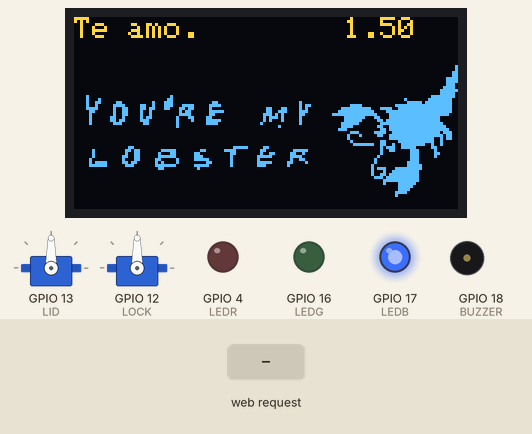
Simulated run of this program. Board: ESP32. Parts: 2 × servo, 128×64 one-colour display, output pins drawn as LEDs (lit = HIGH), buzzer (waves = sounding). Inputs (shaded band) come from the test bench. The OLED is the two-colour kind (top 16 rows yellow); WiFi joins after 1.5 s; servers stay silent unless stated; what the program prints to the serial monitor is not drawn.

Above: at 3.2 s.
3.3 s: HTTP request GET / received
At 5.8 s:
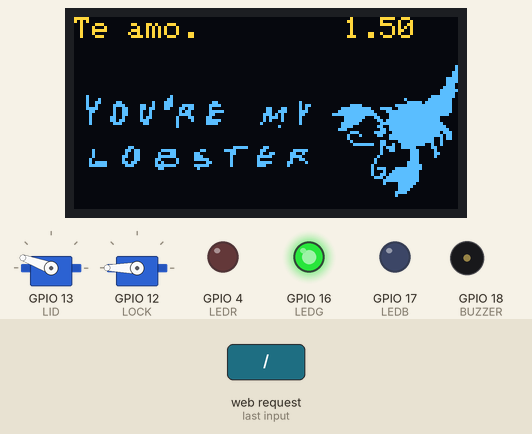
6.1 s: HTTP request GET / received
At 8.0 s:
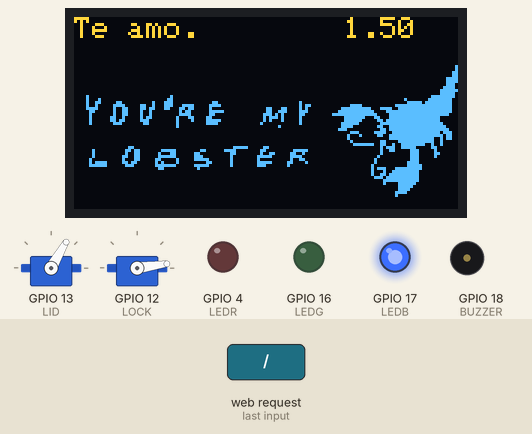
Timing chart, 0 to 9.5 s (numbered marks = the images above; inputs shaded):
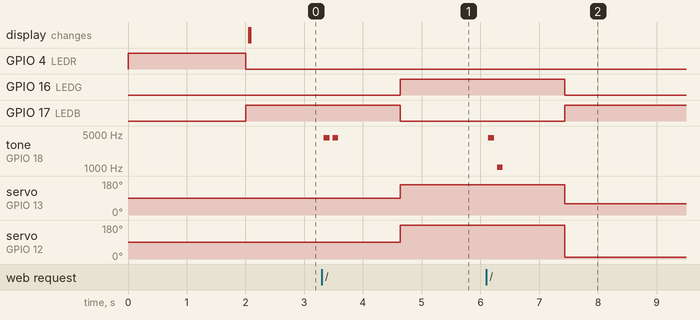

The program:

main.cpp
```cpp
#include <Adafruit_GFX.h>
#include <Adafruit_SSD1306.h>
#include <ArduinoOTA.h>
#include <ESP32Servo.h>
#include <ESPAsyncWebServer.h>
#include <ESPmDNS.h>
#include <WiFiUdp.h>
#include <stdio.h>
#include <string.h>

// Display
#define SCREEN_WIDTH 128
#define SCREEN_HEIGHT 64
#define OLED_RESET -1

// Devices
#define LEDR 4
#define LEDG 16
#define LEDB 17
#define BUZZER 18
#define LID 13
#define LOCK 12

// Wifi
#define WIFI_NAME "VIVOFIBRA-B190"
#define WIFI_PASSWORD "9A93A32AA7"

// Variables
int lastLED = LEDR;
unsigned long previousMillis = 0;
unsigned long interval = 30000;
bool isOpen = false;
char title[] = "Te amo.";
const unsigned char epd_bitmap_default[1024] PROGMEM = {
    0x00, 0x00, 0x00, 0x00, 0x00, 0x00, 0x00, 0x00, 0x00, 0x00, 0x00, 0x00,
    0x00, 0x00, 0x00, 0x01, 0x00, 0x00, 0x00, 0x00, 0x00, 0x00, 0x00, 0x00,
    0x00, 0x00, 0x00, 0x00, 0x00, 0x00, 0x00, 0x01, 0x00, 0x00, 0x00, 0x00,
    0x00, 0x00, 0x00, 0x00, 0x00, 0x00, 0x00, 0x00, 0x00, 0x00, 0x00, 0x03,
    0x00, 0x00, 0x00, 0x00, 0x00, 0x00, 0x00, 0x00, 0x00, 0x00, 0x00, 0x00,
    0x00, 0x00, 0x00, 0x03, 0x00, 0x00, 0x00, 0x00, 0x00, 0x00, 0x00, 0x00,
    0x00, 0x00, 0x00, 0x00, 0x00, 0x00, 0x00, 0x0f, 0x00, 0x00, 0x00, 0x00,
    0x00, 0x00, 0x00, 0x00, 0x00, 0x00, 0x00, 0x00, 0x00, 0x00, 0x00, 0x0f,
    0x00, 0x00, 0x00, 0x00, 0x00, 0x00, 0x00, 0x00, 0x00, 0x00, 0x00, 0x00,
    0x00, 0x00, 0x00, 0x0e, 0x00, 0x00, 0x00, 0x00, 0x00, 0x00, 0x00, 0x00,
    0x00, 0x00, 0x00, 0x00, 0x00, 0x00, 0x00, 0x1e, 0x00, 0x00, 0x00, 0x00,
    0x00, 0x00, 0x00, 0x00, 0x00, 0x00, 0x00, 0x00, 0x00, 0x00, 0x00, 0x3f,
    0x00, 0x00, 0x00, 0x00, 0x00, 0x00, 0x00, 0x00, 0x00, 0x00, 0x00, 0x00,
    0x00, 0x00, 0x00, 0x3e, 0x08, 0x00, 0x00, 0x00, 0x80, 0x00, 0x00, 0x00,
    0x00, 0x00, 0x00, 0x00, 0x00, 0x00, 0x01, 0xfe, 0x08, 0x80, 0x00, 0x01,
    0x80, 0x00, 0x00, 0x00, 0x00, 0x00, 0x00, 0x00, 0x00, 0x02, 0x03, 0xfc,
    0x09, 0x83, 0x00, 0x23, 0x80, 0x03, 0x00, 0x00, 0x00, 0x10, 0x00, 0x00,
    0x00, 0x01, 0xf7, 0xfc, 0x09, 0x07, 0x83, 0x23, 0x8f, 0x07, 0x80, 0x00,
    0x00, 0x16, 0x00, 0x0f, 0x00, 0x1f, 0xff, 0xfc, 0x0f, 0x04, 0xc3, 0x63,
    0x1b, 0x04, 0x00, 0x00, 0xc6, 0x14, 0x00, 0x7f, 0xe3, 0xcf, 0xff, 0xfc,
    0x06, 0x04, 0xc2, 0x40, 0x16, 0x07, 0xc0, 0x00, 0xce, 0x1c, 0x00, 0xff,
    0xf0, 0xff, 0xff, 0xfc, 0x04, 0x04, 0xc2, 0x40, 0x1e, 0x06, 0x00, 0x01,
    0xd4, 0x18, 0x03, 0xff, 0xf8, 0x7f, 0xff, 0xf8, 0x04, 0x0c, 0x82, 0xc0,
    0x23, 0x0c, 0x00, 0x01, 0x74, 0x10, 0x00, 0x3f, 0x8c, 0x7f, 0xff, 0xc0,
    0x04, 0x0d, 0x83, 0x80, 0x21, 0x0f, 0x80, 0x01, 0x44, 0x10, 0x00, 0x3f,
    0x06, 0xff, 0xff, 0xc0, 0x04, 0x07, 0x01, 0x80, 0x20, 0x0f, 0x00, 0x02,
    0x00, 0x10, 0x00, 0x7e, 0x03, 0xff, 0xff, 0xe0, 0x00, 0x00, 0x00, 0x00,
    0x20, 0x00, 0x00, 0x00, 0x08, 0x00, 0x00, 0x78, 0x06, 0x7f, 0xff, 0xf0,
    0x00, 0x00, 0x00, 0x00, 0x00, 0x00, 0x00, 0x00, 0x00, 0x00, 0x00, 0xe0,
    0x03, 0x7f, 0xff, 0xf8, 0x00, 0x00, 0x00, 0x00, 0x00, 0x00, 0x00, 0x00,
    0x00, 0x00, 0x00, 0x0e, 0x0f, 0x3f, 0xff, 0xdc, 0x00, 0x00, 0x00, 0x00,
    0x00, 0x00, 0x00, 0x00, 0x00, 0x00, 0x00, 0x11, 0x06, 0x7f, 0xff, 0xec,
    0x00, 0x00, 0x00, 0x00, 0x00, 0x00, 0x00, 0x00, 0x00, 0x00, 0x00, 0x10,
    0x00, 0x7f, 0xff, 0x2c, 0x00, 0x00, 0x00, 0x00, 0x00, 0x00, 0x00, 0x00,
    0x00, 0x00, 0x00, 0x08, 0x03, 0x0f, 0xff, 0x20, 0x00, 0x00, 0x00, 0x00,
    0x00, 0x00, 0x00, 0x00, 0x00, 0x00, 0x00, 0x07, 0xf3, 0x27, 0xf9, 0x20,
    0x00, 0x00, 0x30, 0x00, 0x00, 0x00, 0x07, 0xc1, 0x80, 0x00, 0x00, 0x00,
    0x02, 0xe7, 0xc1, 0x80, 0x02, 0x00, 0x6c, 0x07, 0xc0, 0x30, 0x3c, 0x03,
    0x00, 0x7c, 0x00, 0x00, 0x02, 0x60, 0xe0, 0x80, 0x02, 0x00, 0x4c, 0x08,
    0xc0, 0xc0, 0x0c, 0x02, 0x60, 0xc8, 0x00, 0x00, 0x02, 0x00, 0xe0, 0xc0,
    0x02, 0x00, 0xcc, 0x0f, 0xc0, 0xe0, 0x08, 0x07, 0xc0, 0xf0, 0x00, 0x00,
    0x04, 0x00, 0xe0, 0x80, 0x04, 0x00, 0x8c, 0x18, 0x20, 0xf8, 0x08, 0x04,
    0x00, 0x98, 0x00, 0x00, 0x08, 0x00, 0xe0, 0x00, 0x05, 0xe0, 0xd8, 0x14,
    0x20, 0x0c, 0x08, 0x07, 0xc1, 0x84, 0x00, 0x00, 0x08, 0x01, 0xe0, 0x00,
    0x07, 0xe0, 0x70, 0x1f, 0xc0, 0xf8, 0x08, 0x07, 0x01, 0x00, 0x00, 0x00,
    0x10, 0x01, 0xf0, 0x00, 0x00, 0x00, 0x00, 0x0c, 0x00, 0x40, 0x00, 0x00,
    0x00, 0x00, 0x00, 0x00, 0x17, 0x1f, 0xf0, 0x00, 0x00, 0x00, 0x00, 0x00,
    0x00, 0x00, 0x00, 0x00, 0x00, 0x00, 0x00, 0x00, 0x11, 0x3f, 0xe0, 0x00,
    0x00, 0x00, 0x00, 0x00, 0x00, 0x00, 0x00, 0x00, 0x00, 0x00, 0x00, 0x00,
    0x13, 0x7f, 0xe0, 0x00, 0x00, 0x00, 0x00, 0x00, 0x00, 0x00, 0x00, 0x00,
    0x00, 0x00, 0x00, 0x00, 0x0e, 0xff, 0xe0, 0x00, 0x00, 0x00, 0x00, 0x00,
    0x00, 0x00, 0x00, 0x00, 0x00, 0x00, 0x00, 0x00, 0x01, 0xff, 0xe0, 0x00,
    0x00, 0x00, 0x00, 0x00, 0x00, 0x00, 0x00, 0x00, 0x00, 0x00, 0x00, 0x00,
    0x01, 0x0f, 0xc0, 0x00, 0x00, 0x00, 0x00, 0x00, 0x00, 0x00, 0x00, 0x00,
    0x00, 0x00, 0x00, 0x00, 0x00, 0x0f, 0x80, 0x00, 0x00, 0x00, 0x00, 0x00,
    0x00, 0x00, 0x00, 0x00, 0x00, 0x00, 0x00, 0x00, 0x00, 0x0f, 0x00, 0x00,
    0x00, 0x00, 0x00, 0x00, 0x00, 0x00, 0x00, 0x00, 0x00, 0x00, 0x00, 0x00,
    0x00, 0x1e, 0x00, 0x00, 0x00, 0x00, 0x00, 0x00, 0x00, 0x00, 0x00, 0x00,
    0x00, 0x00, 0x00, 0x00, 0x00, 0x10, 0x00, 0x00, 0x00, 0x00, 0x00, 0x00,
    0x00, 0x00, 0x00, 0x00, 0x00, 0x00, 0x00, 0x00, 0x00, 0x00, 0x00, 0x00,
    0x00, 0x00, 0x00, 0x00, 0x00, 0x00, 0x00, 0x00, 0x00, 0x00, 0x00, 0x00,
    0x00, 0x00, 0x00, 0x00, 0x00, 0x00, 0x00, 0x00, 0x00, 0x00, 0x00, 0x00,
    0x00, 0x00, 0x00, 0x00, 0x00, 0x00, 0x00, 0x00, 0x00, 0x00, 0x00, 0x00,
    0x00, 0x00, 0x00, 0x00, 0x00, 0x00, 0x00, 0x00, 0x00, 0x00, 0x00, 0x00};

// Classes
Servo lid;
Servo lock;
AsyncWebServer server(80);
Adafruit_SSD1306 display(SCREEN_WIDTH, SCREEN_HEIGHT, &Wire, OLED_RESET);

void buzzer() {
  if (isOpen) {
    Serial.println("Opening sound");
    ledcAttachPin(BUZZER, 12);
    ledcWriteNote(12, NOTE_C, 8);
    delay(100);
    ledcDetachPin(BUZZER);
    delay(50);
    ledcAttachPin(BUZZER, 12);
    ledcWriteNote(12, NOTE_C, 8);
    delay(100);
    ledcDetachPin(BUZZER);
    delay(50);

  } else {
    Serial.println("Closing sound");
    ledcAttachPin(BUZZER, 12);
    ledcWriteNote(12, NOTE_C, 8);
    delay(100);
    ledcDetachPin(BUZZER);
    delay(50);
    ledcAttachPin(BUZZER, 12);
    ledcWriteNote(12, NOTE_C, 6);
    delay(100);
    ledcDetachPin(BUZZER);
    delay(50);
  }
}

void updateServo() {
  if (isOpen) {
    Serial.println("Opening box");
    lock.write(180);
    delay(1000);

    for (int pos = 60; pos <= 160; pos += 1) {
      lid.write(pos);
    }
  } else {
    Serial.println("Closing box");
    for (int pos = 160; pos >= 60; pos -= 1) {
      lid.write(pos);
    }
    delay(1000);

    lock.write(8);
  }
}

void led(int color) {
  if (color == LEDR) {
    digitalWrite(LEDR, HIGH);
    digitalWrite(LEDG, LOW);
    digitalWrite(LEDB, LOW);
  }
  if (color == LEDG) {
    digitalWrite(LEDR, LOW);
    digitalWrite(LEDG, HIGH);
    digitalWrite(LEDB, LOW);
    lastLED = color;
  }
  if (color == LEDB) {
    digitalWrite(LEDR, LOW);
    digitalWrite(LEDG, LOW);
    digitalWrite(LEDB, HIGH);
    lastLED = color;
  }
  if (color == -1) {
    led(lastLED);
  }
}

void updateLed() {
  if (isOpen) {
    Serial.println("Green led");
    led(LEDG);
  } else {
    Serial.println("Blue led");
    led(LEDB);
  }
}

void setup() {
  Serial.begin(9600);

  pinMode(LEDR, OUTPUT);
  pinMode(LEDG, OUTPUT);
  pinMode(LEDB, OUTPUT);
  pinMode(BUZZER, OUTPUT);

  // Servo setup
  lid.attach(LID, MIN_PULSE_WIDTH, MAX_PULSE_WIDTH);
  lock.attach(LOCK, MIN_PULSE_WIDTH, MAX_PULSE_WIDTH);

  // Wifi setup
  Serial.print("Red led");
  led(LEDR);
  Serial.println(WIFI_NAME);
  WiFi.begin(WIFI_NAME, WIFI_PASSWORD);
  while (WiFi.status() != WL_CONNECTED) {
    Serial.print('.');
    delay(1000);
  }
  IPAddress ip = WiFi.localIP();
  Serial.println("Blue led");
  led(LEDB);
  Serial.println(ip);

  // OTA setup
  ArduinoOTA
      .onStart([]() {
        String type;
        if (ArduinoOTA.getCommand() == U_FLASH)
          type = "sketch";
        else  // U_SPIFFS
          type = "filesystem";

        // NOTE: if updating SPIFFS this would be the place to unmount SPIFFS
        // using SPIFFS.end()
        Serial.println("Start updating " + type);
      })
      .onEnd([]() { Serial.println("\nEnd"); })
      .onProgress([](unsigned int progress, unsigned int total) {
        Serial.printf("Progress: %u%%\r", (progress / (total / 100)));
      })
      .onError([](ota_error_t error) {
        Serial.printf("Error[%u]: ", error);
        if (error == OTA_AUTH_ERROR)
          Serial.println("Auth Failed");
        else if (error == OTA_BEGIN_ERROR)
          Serial.println("Begin Failed");
        else if (error == OTA_CONNECT_ERROR)
          Serial.println("Connect Failed");
        else if (error == OTA_RECEIVE_ERROR)
          Serial.println("Receive Failed");
        else if (error == OTA_END_ERROR)
          Serial.println("End Failed");
      });

  ArduinoOTA.begin();

  Serial.println("Ready");
  Serial.print("IP address: ");
  Serial.println(WiFi.localIP());

  // Display setup
  display.begin(SSD1306_SWITCHCAPVCC, 0x3C);
  display.clearDisplay();
  display.setTextSize(1);
  display.setTextColor(WHITE);
  display.setCursor(0, 0);
  display.print(title);
  display.setCursor(90, 0);
  display.print(ip[2]);
  display.print(".");
  display.print(ip[3]);

  // GET endpoint
  server.on("/", HTTP_GET, [](AsyncWebServerRequest* request) {
    // Set open/closed state
    isOpen = !isOpen;

    buzzer();
    updateServo();
    updateLed();

    request->send(200, "text/plain", "message received");
  });

  // POST display endpoint
  server.on("/", HTTP_POST, [](AsyncWebServerRequest* request) {
    AsyncWebParameter* p = request->getParam(0);

    String data = p->value();
    char d;

    d = data[0];

    // Serial.printf("%s", &d);

    request->send(200, "text/plain", "received");
  });

  server.begin();
}

void displayAnimation() {
  display.display();
  display.drawBitmap(0, 16, epd_bitmap_default, 128, 48, WHITE);
}

void loop() {
  unsigned long currentMillis = millis();
  ArduinoOTA.handle();

  displayAnimation();

  // Tries reconnecting when Wifi fails
  if ((WiFi.status() != WL_CONNECTED) &&
      (currentMillis - previousMillis >= interval)) {
    Serial.print(millis());
    Serial.println("Red led");
    led(LEDR);
    WiFi.disconnect();
    WiFi.reconnect();
    previousMillis = currentMillis;
  } else if (WiFi.status() == WL_CONNECTED) {
    led(-1);
  }
}
```

Measured:
- after the input at 3.3 s, GPIO 16 (LEDG): LOW → HIGH after 1.3 s; GPIO 17 (LEDB): HIGH → LOW after 1.3 s; tone on GPIO 18 (BUZZER): alternates 4186 Hz for 0.10 s and silent for 0.05 s, 4 changes in all, then stays silent, starting at once; servo on GPIO 13 (LID): 90° → 160° after 1.3 s; servo on GPIO 12 (LOCK): 90° → 180° after 1.3 s
- after the input at 6.1 s, GPIO 16 (LEDG): HIGH → LOW after 1.3 s; GPIO 17 (LEDB): LOW → HIGH after 1.3 s; tone on GPIO 18 (BUZZER): silent → 4186 Hz at once, → silent 0.10 s later, → 1046 Hz 0.05 s later, → silent 0.10 s later; servo on GPIO 13 (LID): 160° → 60° after 1.3 s; servo on GPIO 12 (LOCK): 180° → 8° after 1.3 s
